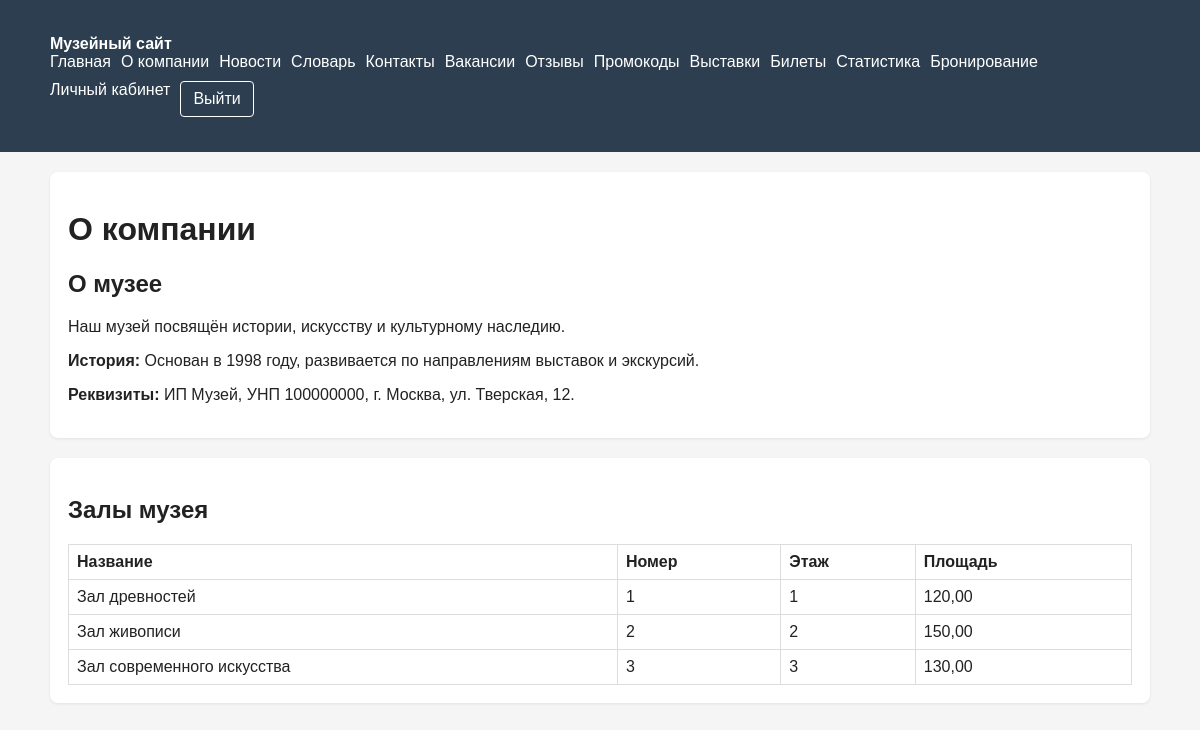
Screenshot of /about/ (signed in) with the database file from the repository.
### museum/models.py (models this page shows, shortened)
class CompanyInfo(models.Model):
    title = models.CharField(max_length=200)
    description = models.TextField(blank=True)
    history = models.TextField(blank=True)
    requisites = models.TextField(blank=True)
    updated_at = models.DateTimeField(auto_now=True)

class Hall(models.Model):
    museum = models.ForeignKey(Museum, on_delete=models.CASCADE, related_name="halls")
    number = models.PositiveIntegerField()
    name = models.CharField(max_length=120)
    floor = models.PositiveIntegerField()
    area = models.DecimalField(max_digits=8, decimal_places=2)
    description = models.TextField(blank=True)
    updated_at = models.DateTimeField(auto_now=True)

### museum/views.py (the view)
# urls.py: path("about/", about_view, name="about"),
def about_view(request):
    company_info = CompanyInfo.objects.order_by("-updated_at").first()
    halls = Hall.objects.select_related("museum").order_by("museum__name", "number")
    return render(request, "museum/about.html", {"company_info": company_info, "halls": halls})

### templates/museum/about.html (shortened to what this page needs)
{% extends 'base.html' %}
{% block content %}
<div class="panel">
    <h1>О компании</h1>
    {% if company_info %}
        <h2>{{ company_info.title }}</h2>
        <p>{{ company_info.description }}</p>
        <p><strong>История:</strong> {{ company_info.history }}</p>
        <p><strong>Реквизиты:</strong> {{ company_info.requisites }}</p>
    {% else %}
        <p>Информация о компании пока не добавлена.</p>
    {% endif %}
</div>
<div class="panel">
    <h2>Залы музея</h2>
    <table>
        <tr><th>Название</th><th>Номер</th><th>Этаж</th><th>Площадь</th></tr>
        {% for hall in halls %}
            <tr>
                <td>{{ hall.name }}</td>
                <td>{{ hall.number }}</td>
                <td>{{ hall.floor }}</td>
                <td>{{ hall.area }}</td>
            </tr>
        {% empty %}
            <tr><td colspan="4">Залы пока не добавлены.</td></tr>
        {% endfor %}
    </table>
</div>
{% endblock %}

### templates/base.html (style rules this page uses)
body { font-family: Arial, sans-serif; margin: 0; background: #f5f5f5; color: #222; }
.panel { background: #fff; padding: 18px; border-radius: 8px; margin-bottom: 20px; box-shadow: 0 1px 3px rgba(0,0,0,0.08); }
table { width: 100%; border-collapse: collapse; }
th, td { border: 1px solid #ddd; padding: 8px; text-align: left; }

### rows the page displays
CompanyInfo: title "О музее", description "Наш музей посвящён истории, искусству и культурному наследию.", history "Основан в 1998 году, развивается по направлениям выставок и экскурсий.", requisites "ИП Музей, УНП 100000000, г. Москва, ул. Тверская, 12."
Hall: name "Зал древностей", number "1", floor "1", area "120,00"
Hall: name "Зал живописи", number "2", floor "2", area "150,00"
Hall: name "Зал современного искусства", number "3", floor "3", area "130,00"
